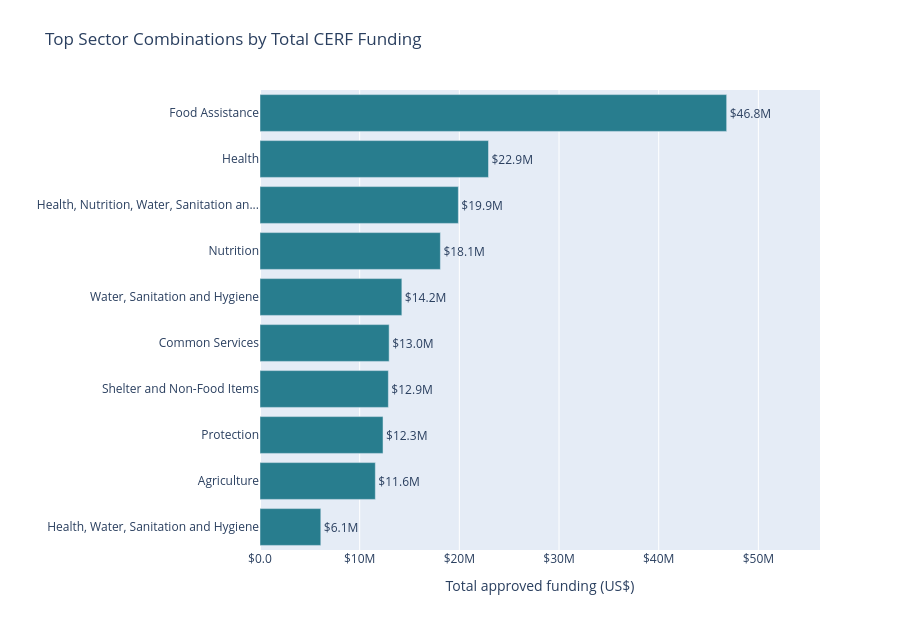

The notebook cell saved with this chart:
### Code cell
sector_chart_data = (
    sector_summary.head(10)
    .sort_values(
        "total_funding",
        ascending=True
    )
    .copy()
)

sector_chart_data["sector_label"] = (
    sector_chart_data["project_sectors"]
    .map(
        lambda text:
        text if len(text) <= 42
        else text[:39] + "..."
    )
)

sector_chart_data["funding_label"] = (
    sector_chart_data["total_funding"]
    .map(lambda value: f"${value / 1_000_000:.1f}M")
)

fig_sector = px.bar(
    sector_chart_data,
    x="total_funding",
    y="sector_label",
    orientation="h",
    text="funding_label",
    title="Top Sector Combinations by Total CERF Funding",
    labels={
        "total_funding": "Total approved funding (US$)",
        "sector_label": ""
    },
    hover_data={
        "project_sectors": True,
        "project_count": True,
        "average_funding": ":$,.2f",
        "funding_share_percent": ":.1f",
        "funding_label": False
    },
    color_discrete_sequence=["#287D8E"]
)

fig_sector.update_traces(
    textposition="outside",
    cliponaxis=False
)

fig_sector.update_layout(
    height=620,
    showlegend=False,
    margin=dict(l=80, r=80, t=90, b=70),
    xaxis=dict(
        tickprefix="$",
        tickformat=".2s"
    ),
    yaxis=dict(
        title="",
        automargin=True
    )
)

fig_sector.update_xaxes(
    range=[
        0,
        sector_chart_data["total_funding"].max() * 1.20
    ]
)

fig_sector.show()

### Figure 1 — Plotly figure (JSON) as saved in the notebook; plotly's stock layout.template omitted (floating-point values rounded to 4 significant figures)
{"data": [{"cliponaxis": false, "customdata": [["Health, Water, Sanitation and Hygiene", 2, 3050000.0, 2.935, "$6.1M"], ["Agriculture", 8, 1447000.0, 5.568, "$11.6M"], ["Protection", 21, 587800.0, 5.939, "$12.3M"], ["Shelter and Non-Food Items", 9, 1431000.0, 6.196, "$12.9M"], ["Common Services", 11, 1178000.0, 6.234, "$13.0M"], ["Water, Sanitation and Hygiene", 8, 1779000.0, 6.847, "$14.2M"], ["Nutrition", 9, 2011000.0, 8.708, "$18.1M"], ["Health, Nutrition, Water, Sanitation and Hygiene", 4, 4975000.0, 9.575, "$19.9M"], ["Health", 30, 764100.0, 11.03, "$22.9M"], ["Food Assistance", 6, 7803000.0, 22.53, "$46.8M"]], "hovertemplate": "Total approved funding (US$)=%{x}<br>=%{y}<br>project_sectors=%{customdata[0]}<br>project_count=%{customdata[1]}<br>average_funding=%{customdata[2]:$,.2f}<br>funding_share_percent=%{customdata[3]:.1f}<extra></extra>", "legendgroup": "", "marker": {"color": "#287D8E", "pattern": {"shape": ""}}, "name": "", "orientation": "h", "showlegend": false, "text": ["$6.1M", "$11.6M", "$12.3M", "$12.9M", "$13.0M", "$14.2M", "$18.1M", "$19.9M", "$22.9M", "$46.8M"], "textposition": "outside", "type": "bar", "x": [6100000.0, 11570000.0, 12340000.0, 12880000.0, 12960000.0, 14230000.0, 18100000.0, 19900000.0, 22920000.0, 46820000.0], "xaxis": "x", "y": ["Health, Water, Sanitation and Hygiene", "Agriculture", "Protection", "Shelter and Non-Food Items", "Common Services", "Water, Sanitation and Hygiene", "Nutrition", "Health, Nutrition, Water, Sanitation an...", "Health", "Food Assistance"], "yaxis": "y"}], "layout": {"barmode": "relative", "height": 620, "legend": {"tracegroupgap": 0}, "margin": {"b": 70, "l": 80, "r": 80, "t": 90}, "showlegend": false, "title": {"text": "Top Sector Combinations by Total CERF Funding"}, "xaxis": {"anchor": "y", "domain": [0, 1], "range": [0, 56180000.0], "tickformat": ".2s", "tickprefix": "$", "title": {"text": "Total approved funding (US$)"}}, "yaxis": {"anchor": "x", "automargin": true, "domain": [0, 1], "title": {"text": ""}}}}
